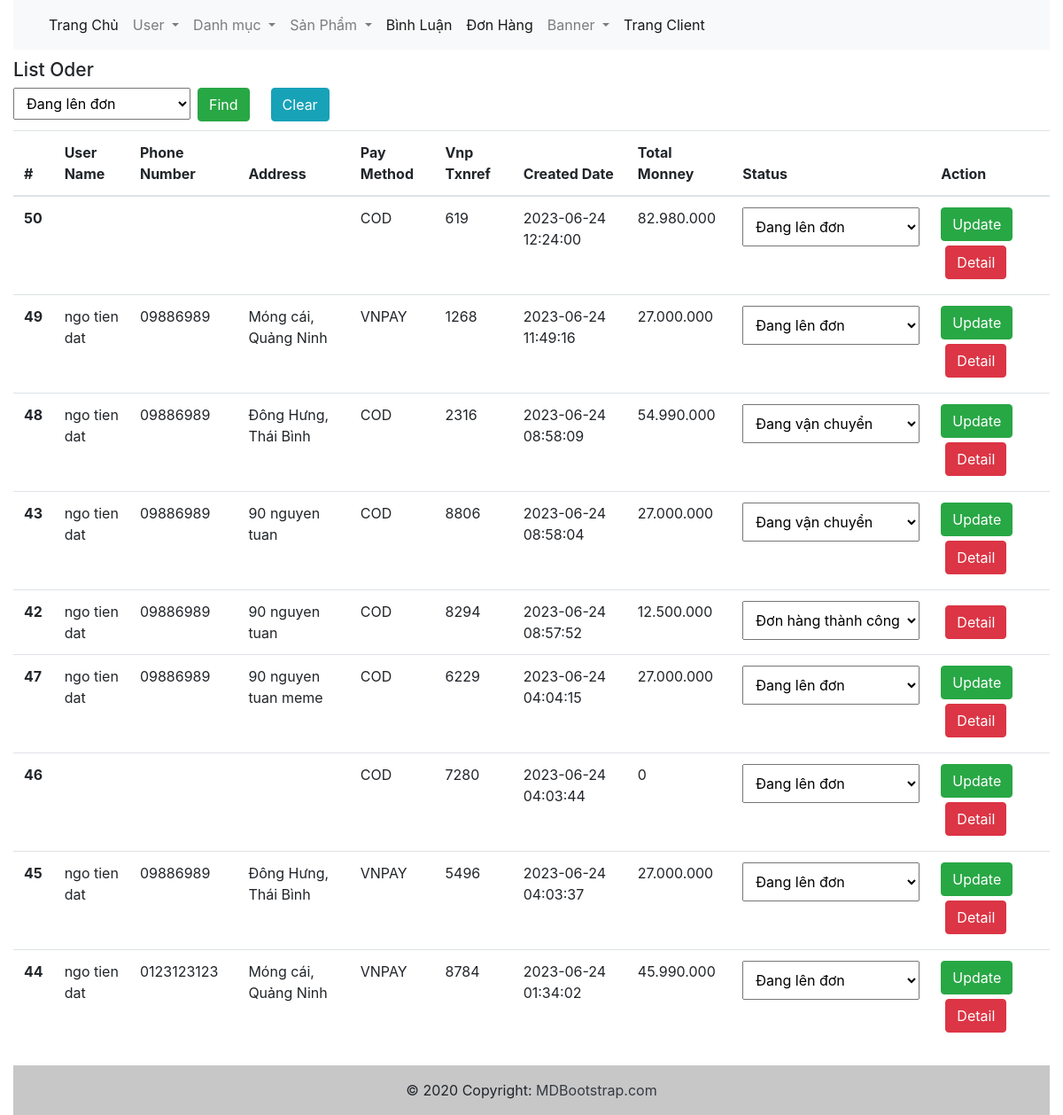
Screenshot of /adminoder (signed in) with the database file from the repository.
### tables this page shows
CREATE TABLE `oder` (
  `id` int(20) NOT NULL,
  `status` int(10) NOT NULL,
  `payment_method` varchar(225) NOT NULL,
  `vnp_txnref` varchar(225) DEFAULT NULL,
  `created_date` datetime NOT NULL DEFAULT current_timestamp() ON UPDATE current_timestamp(),
  `user_name` varchar(225) NOT NULL,
  `user_numberphone` varchar(225) NOT NULL,
  `user_address` varchar(225) NOT NULL,
  `user_id` int(20) NOT NULL,
  `totalmonney` int(11) NOT NULL
);

### app/core/Controllers.php (called while the page is built, shortened)
<?php
class Controller
{
    public function CModel($model)
    {
        return new $model;
    }
    public function CView($view, $data = [])
    {
        require_once './app/views/' . $view . '.php';
    }
}

### app/controllers/AdminOder.controller.php (called while the page is built, shortened)
<?php
class AdminOder extends Controller
{
    function index()
    {
        $this->ListData();
    }
    function ListData()
    {
        $oderModel = $this->CModel("Oder");
        $status = null;
        $this->CView(
            'admin',
            [
                'Oder' => $oderModel->findData($status),
                "Status" => $status,
                'Header' => 'header',
                'Page' => 'oder/index',
                'Footer' => 'footer',
            ]
        );
    }
}

### index.php (called while the page is built, shortened)
<?php
$app = new App();

### app/core/db.php (called while the page is built, shortened)
<?php
class DB
{
    protected $servername = 'localhost';
    protected $username = "root";
    protected $password = "";
    function __construct()
    {
        $this->conn = mysqli_connect($this->servername, $this->username, $this->password);
    }
}

### app/models/Oder.model.php (called while the page is built, shortened)
<?php
class Oder extends DB
{
    public function findData($status = null)
    {
        $qr = "SELECT * FROM `oder`";
        $qr .= " ORDER BY `created_date` DESC";
        return mysqli_query($this->conn, $qr);
    }
}

### app/views/pages/admin/oder/index.php (the view, shortened to what this page needs)
<h1 style="font-size: 21px; margin-top: 10px;text-transform: capitalize;">List Oder</h1>
<?php
$dataStatus = array(
    "Đang lên đơn",
    "Đang vận chuyển",
    "Đơn hàng thành công",
    "Hủy đơn hàng",
)
?>
<div style="display: flex; justify-content: flex-start; align-items: flex-start;">
    <form action="" style="display: flex; justify-content: flex-start; align-items: flex-start;">
        <select style="width: 200px; padding: 6px 0 6px 10px; outline: none;" class="form-select form-select-lg" name="status" id="status">
            <?php foreach ($dataStatus as $index => $value) { ?>
                <option <?php if ($index == $data['Status']) {
                            echo 'selected';
                        } ?> value="<?= $index ?>">
                    <?php echo $value ?>
                </option>
            <?php } ?>
        </select>
        <input class="btn btn-success ml-2" type="submit" value="Find">
    </form>
    <a href="<?= BASE_URL ?>adminoder" class="btn btn-info ml-4">Clear</a>
</div>
<table class="table" style="margin-top: 10px;">
    <thead>
        <tr>
            <th scope="col">#</th>
            <th scope="col">User Name</th>
            <th scope="col">Phone Number</th>
            <th scope="col">Address</th>
            <th scope="col">Pay Method</th>
            <th scope="col">Vnp Txnref</th>
            <th scope="col">Created Date</th>
            <th scope="col">Total Monney</th>
            <th scope="col">Status</th>
            <th scope="col">Action</th>
        </tr>
    </thead>
    <tbody>
        <?php while ($row = mysqli_fetch_array($data['Oder'])) { ?>
            <form method="POST" action="<?= BASE_URL ?>adminoder/update/<?= $row['id'] ?>">
                <tr>
                    <th scope="row"><?php echo $row['id'] ?></th>
                    <td><?php echo $row['user_name'] ?></td>
                    <td><?php echo $row['user_numberphone'] ?></td>
                    <td><?php echo $row['user_address'] ?></td>
                    <td><?php echo $row['payment_method'] ?></td>
                    <td><?php echo $row['vnp_txnref'] ?></td>
                    <td><?php echo $row['created_date'] ?></td>
                    <td><?php echo number_format($row['totalmonney'], 0, ',', '.') ?></td>
                    <td>
                        <select style="width: 200px; padding: 10px 0 10px 10px; outline: none;" class="form-select form-select-lg" name="status" id="status">
                            <?php foreach ($dataStatus as $index => $value) { ?>
                                <option <?php if ($index == $row['status']) {
                                            echo 'selected';
                                        } ?> value="<?= $index ?>">
                                    <?php echo $value ?>
                                </option>
                            <?php } ?>
                        </select>
                    </td>
                    <td>
                        <?php
                        if ($row['status'] != 3 && $row['status'] != 2) {
                        ?>
                            <button class="btn btn-success">Update</button>
                        <?php
                        }
                        ?>
                        <a class="btn btn-danger" style="margin: 5px 5px;" href="<?= BASE_URL ?>adminoder/detail/<?= $row['id'] ?>">Detail</a>
                    </td>
                </tr>
            </form>
        <?php } ?>
    </tbody>
</table>

### rows the page displays
oder: id "50", payment_method "COD", vnp_txnref "619", created_date "2023-06-24 12:24:00", totalmonney "82.980.000", status "Đang lên đơn", shows "Update"
oder: id "49", user_name "ngo tien dat", user_numberphone "09886989", user_address "Móng cái, Quảng Ninh", payment_method "VNPAY", vnp_txnref "1268", created_date "2023-06-24 11:49:16", totalmonney "27.000.000", status "Đang lên đơn", shows "Update"
oder: id "48", user_name "ngo tien dat", user_numberphone "09886989", user_address "Đông Hưng, Thái Bình", payment_method "COD", vnp_txnref "2316", created_date "2023-06-24 08:58:09", totalmonney "54.990.000", status "Đang vận chuyển", shows "Update"
oder: id "43", user_name "ngo tien dat", user_numberphone "09886989", user_address "90 nguyen tuan", payment_method "COD", vnp_txnref "8806", created_date "2023-06-24 08:58:04", totalmonney "27.000.000", status "Đang vận chuyển", shows "Update"
oder: id "42", user_name "ngo tien dat", user_numberphone "09886989", user_address "90 nguyen tuan", payment_method "COD", vnp_txnref "8294", created_date "2023-06-24 08:57:52", totalmonney "12.500.000", status "Đơn hàng thành công"
oder: id "47", user_name "ngo tien dat", user_numberphone "09886989", user_address "90 nguyen tuan meme", payment_method "COD", vnp_txnref "6229", created_date "2023-06-24 04:04:15", totalmonney "27.000.000", status "Đang lên đơn", shows "Update"
oder: id "46", payment_method "COD", vnp_txnref "7280", created_date "2023-06-24 04:03:44", totalmonney "0", status "Đang lên đơn", shows "Update"
oder: id "45", user_name "ngo tien dat", user_numberphone "09886989", user_address "Đông Hưng, Thái Bình", payment_method "VNPAY", vnp_txnref "5496", created_date "2023-06-24 04:03:37", totalmonney "27.000.000", status "Đang lên đơn", shows "Update"
oder: id "44", user_name "ngo tien dat", user_numberphone "0123123123", user_address "Móng cái, Quảng Ninh", payment_method "VNPAY", vnp_txnref "8784", created_date "2023-06-24 01:34:02", totalmonney "45.990.000", status "Đang lên đơn", shows "Update"

### other values shown
form field status "Đang lên đơn"
